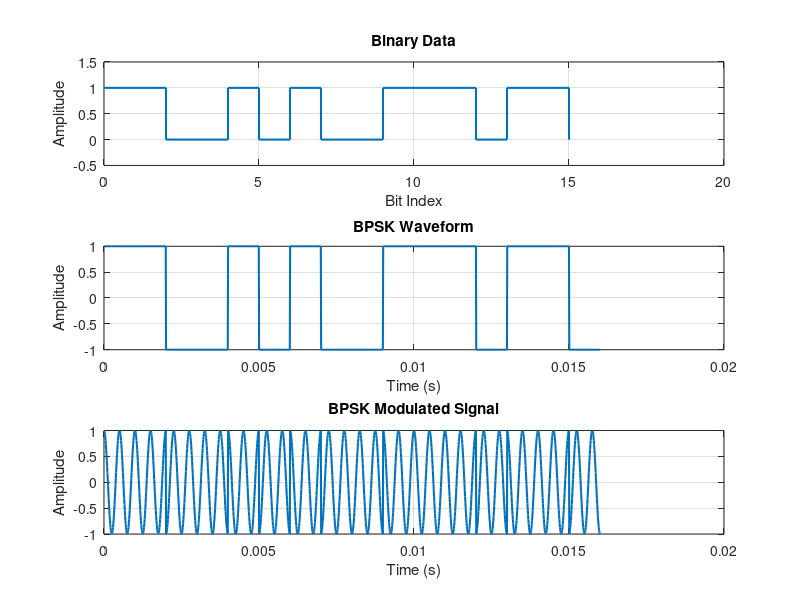

Source code (MATLAB): (Note: this script raises an error after producing the figure.)
clc
clear
close all

% Parameters
bit_count = 16; % Number of bits
bit_rate = 1e3; % Bit rate (bits per second)
sampling_rate = 1e5; % Sampling rate (samples per second)
carrier_frequency = 2e3; % Carrier frequency (Hz)

T_bit = 1 / bit_rate; % Bit duration
samples_per_bit = round(sampling_rate * T_bit); % Samples per bit
t = linspace(0, bit_count * T_bit, bit_count * samples_per_bit); % Time vector

% Generate random binary data
rng(0); % Seed for reproducibility
data_bits = randi([0, 1], 1, bit_count); % Random binary data

% Map binary data to BPSK symbols (-1 and 1)
bpsk_symbols = 2 * data_bits - 1;

% Create BPSK waveform
bpsk_waveform = repelem(bpsk_symbols, samples_per_bit);

% Generate carrier signal
carrier = cos(2 * pi * carrier_frequency * t);

% BPSK modulated signal
bpsk_signal = bpsk_waveform .* carrier;

% Plot the binary data
subplot(3, 1, 1);
stairs(0:bit_count-1, data_bits, 'LineWidth', 1.5); % Plot binary data
title('Binary Data');
xlabel('Bit Index');
ylabel('Amplitude');
ylim([-0.5, 1.5]);
grid on;

% Plot the BPSK waveform
subplot(3, 1, 2);
plot(t, bpsk_waveform, 'LineWidth', 1.5); % Plot BPSK waveform
title('BPSK Waveform');
xlabel('Time (s)');
ylabel('Amplitude');
grid on;

% Plot the BPSK modulated signal
subplot(3, 1, 3);
plot(t, bpsk_signal, 'LineWidth', 1.5); % Plot BPSK modulated signal
title('BPSK Modulated Signal');
xlabel('Time (s)');
ylabel('Amplitude');
grid on;

%%
% Define the input signal
x = [1; 0; 1]; % Input signal as a column vector

% Define the generator polynomials
g1 = [1 1 1]; % Generator 1
g2 = [1 0 1]; % Generator 2
generators = [7, 5]; % Generator polynomials in octal form (binary: g1=111, g2=101)

% Define the convolutional encoder
trellis = poly2trellis(3, generators); % Constraint length = 3, generators in octal
convEncoder = comm.ConvolutionalEncoder(trellis);

% Encode the signal
encoded_signal = convEncoder(x);

% Display results
disp('Input Signal:');
disp(x');
disp('Encoded Output:');
disp(encoded_signal');

% Plot the results
figure;
subplot(2, 1, 1);
stem(0:length(x)-1, x, 'b', 'LineWidth', 1.5);
title('Input Signal');
xlabel('Bit Index');
ylabel('Amplitude');
grid on;

subplot(2, 1, 2);
stem(0:length(encoded_signal)-1, encoded_signal, 'r', 'LineWidth', 1.5);
title('Encoded Signal');
xlabel('Bit Index');
ylabel('Amplitude');
grid on;

% Adjust the layout
sgtitle('BPSK Modulation Demonstration');

%% PRN codes Parameters
n = 10; % Length of the PRN code
polynomial = [1 0 1 1]; % Generator polynomial (example: x^3 + x + 1)
initial_conditions = [1 0 0]; % Initial state (non-zero)

% Create PRN generator
pn_generator = comm.PNSequence('Polynomial', polynomial, ...
                               'InitialConditions', initial_conditions, ...
                               'SamplesPerFrame', n);

% Generate PRN code
prn_code = pn_generator();
% prn_code = 2 * prn_code - 1;
% Display and plot the PRN code
disp('Generated PRN Code:');
disp(prn_code');

figure;
stem(1:n, prn_code, 'b', 'LineWidth', 1.5);
title('Generated PRN Code Using comm.PNSequence');
xlabel('Index');
ylabel('Amplitude');
grid on;

Rxx = xcorr(prn_code);
figure;
plot(Rxx)
grid